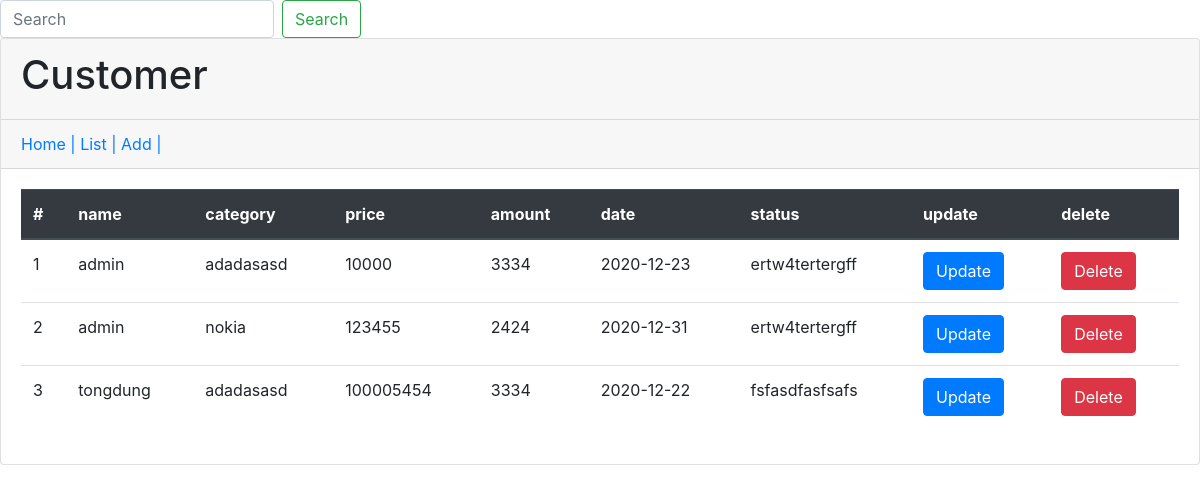
The page / on the database its author committed.
### tables this page shows
CREATE TABLE `thithuchanh` (
  `id` int NOT NULL,
  `name` varchar(255) NOT NULL,
  `category` varchar(255) NOT NULL,
  `price` int NOT NULL,
  `amount` int NOT NULL,
  `date` date NOT NULL,
  `status` varchar(255) NOT NULL
);

### src/controller/CustomerController.php (called while the page is built, shortened)
<?php
class CustomerController
{
    protected $data;
    public function __construct()
    {
        $this->data = new CustomerDB();
    }
    public function index()
    {
        $customers = $this->data->getAll();
        include "src/view/list.php";
    }
}

### src/model/CustomerDB.php (called while the page is built, shortened)
<?php
class CustomerDB
{
    protected $data;
    public function __construct()
    {
        $db = new ThuchanhDB();
        $this->data = $db->connect();
    }
    public function getAll()
    {
        $sql = "select * from thithuchanh";
        $stmt = $this->data->query($sql);
        return $stmt->fetchAll();
    }
}

### src/model/ThuchanhDB.php (called while the page is built, shortened)
<?php
class ThuchanhDB
{
    protected $dsn;
    protected $user;
    protected $pass;
    public function __construct()
    {
        $this->dsn = "mysql:host=localhost;dbname=thuchanh";
        $this->user = "root";
        $this->pass = "123456@";
    }
    public function connect()
    {
        try {
            return new \PDO($this->dsn, $this->user, $this->pass);
        }
        catch (\PDOException $e){
            echo $e->getMessage();
            exit();
        }
    }
}

### src/view/list.php (the view)
<div class="container-fixed">
    <div class="card">
        <div class="card-header">
            <h1>Customer</h1>
        </div>
        <div class="card-header">
            <a href="">Home |</a>
            <a href="index.php">List |</a>
            <a href="?page=add">Add |</a>
        </div>
        <div class="card-body">
            <table class="table">
                <thead class="thead-dark">
                <tr>
                    <th>#</th>
                    <th>name</th>
                    <th>category</th>
                    <th>price</th>
                    <th>amount</th>
                    <th>date</th>
                    <th>status</th>
                    <th>update</th>
                    <th>delete</th>
                </tr>
                </thead>
                <tbody >
                <?php foreach ($customers as $key => $customer): ?>
                    <tr>
                        <td><?php echo ++$key  ?></td>
                        <td><?php echo $customer['name'] ?></td>
                        <td><?php echo $customer['category'] ?></td>
                        <td><?php echo $customer['price'] ?></td>
                        <td><?php echo $customer['amount'] ?></td>
                        <td><?php echo $customer['date'] ?></td>
                        <td><?php echo $customer['status'] ?></td>
                        <td>
                            <a href="?page=edit&id=<?php echo $customer['id']  ?>" class="btn btn-primary">Update</a>
                        </td>
                        <td>
                            <a href="?page=delete&id=<?php echo $customer['id'] ?>" onclick="return confirm('ban co muon xoa')" class="btn btn-danger">Delete</a>
                        </td>
                    </tr>
                <?php endforeach; ?>
                </tbody>
            </table>
        </div>
    </div>
</div>

### index.php (shortened to what this page needs)
<!doctype html>
<html lang="en">
<head>
    <link rel="stylesheet" href="https://cdn.jsdelivr.net/npm/bootstrap@4.5.3/dist/css/bootstrap.min.css"
>
</head>
<body>
<form method="post" enctype="multipart/form-data" action="?page=search" class="form-inline my-2 my-lg-0">
    <input class="form-control mr-sm-2" name="search" type="search" placeholder="Search" aria-label="Search">
    <button class="btn btn-outline-success my-2 my-sm-0" type="submit">Search</button>
</form>
</body>
</html>
<?php
$page = isset($_REQUEST['page']) ? $_REQUEST['page'] : '';
$customer = new CustomerController();
switch ($page){
    default:
        $customer->index();
}

### rows shown on the page
thithuchanh: name "admin", category "adadasasd", price "10000", amount "3334", date "2020-12-23", status "ertw4tertergff"
thithuchanh: name "admin", category "nokia", price "123455", amount "2424", date "2020-12-31", status "ertw4tertergff"
thithuchanh: name "tongdung", category "adadasasd", price "100005454", amount "3334", date "2020-12-22", status "fsfasdfasfsafs"
